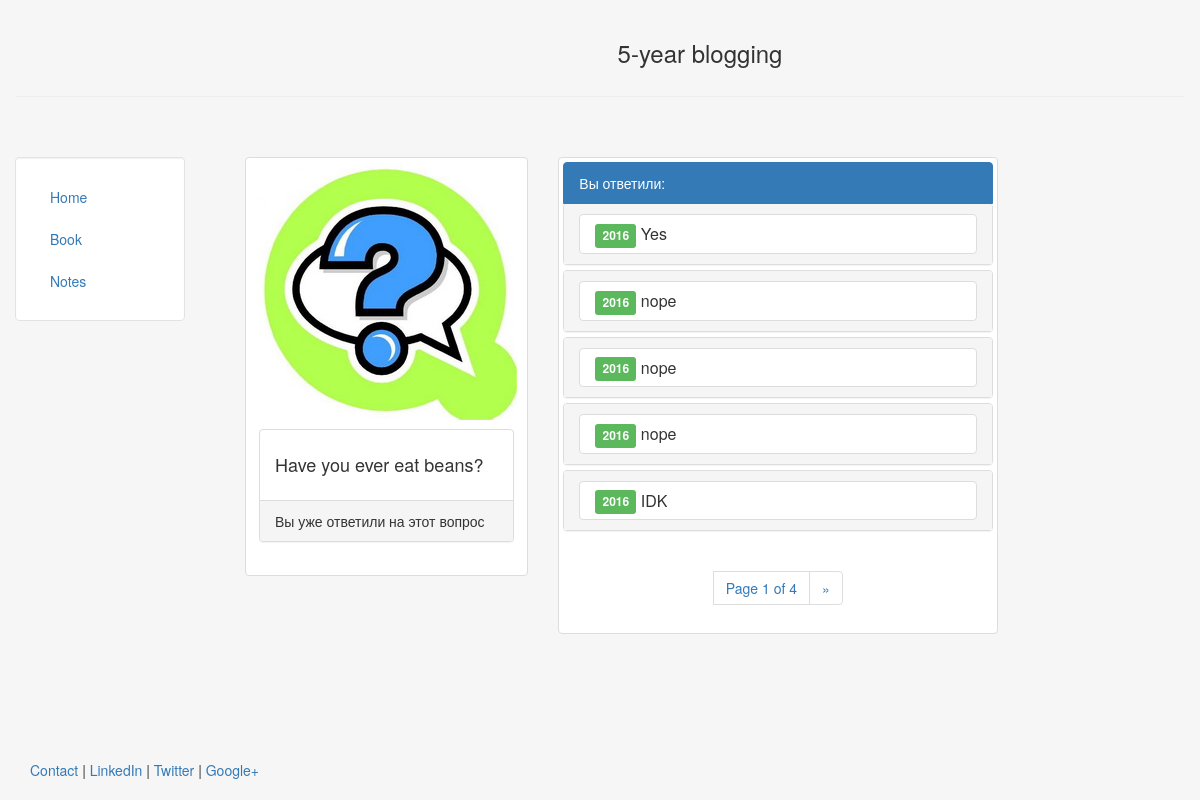
/book/1/?page=1, run on the app's committed database.
### book/models.py (models this page shows, shortened)
class Question(models.Model):
  title = models.CharField(max_length=140)
  date = models.DateTimeField()

class Response(models.Model):
  question = models.ForeignKey(Question, on_delete=models.CASCADE)
  text = models.CharField(max_length=140)
  date = models.DateTimeField()

### book/views.py (the view)
# urls.py: url(r'^(?P<pk>[0-9]+)/$', views.DetailView.as_view(), name='question'),
class DetailView(generic.DetailView):
  model = Question
  template_name = 'book/question.html'
  def get_context_data(self, **kwargs):
    question = self.get_object()
    context = super(DetailView, self).get_context_data(**kwargs)
    response_list = question.response_set.all()
    paginator = Paginator(response_list, 5)
    page = self.request.GET.get('page',1)
    responses = paginator.page(page)
    current_date = timezone.now()
    timedelta = current_date - question.date
    if timedelta.days >= 0 and timedelta.days <= 7:
      context ["current_day"] = True
    else:
      context ["current_day"] = False
    if not question.response_set.filter(date__year = timezone.now().year):
      context ["not_answered"] = True
    else:
      context ["not_answered"] = False
    context['paged_object'] =  responses
    return context

### book/templates/book/question.html (shortened to what this page needs)
{% extends "info/header.html"%}
{% block content %}
  <div class="row-eq-height">
    <div class="col-sm-6 col-md-4">
      <div class="thumbnail">
          {% load staticfiles %}
          <img src="{% static '/img/question.jpg' %}" class="responsive-img" alt="img">
          <div class="caption">
            {% if current_day and not_answered %}
              {% include 'book/includes/responseform.html' %}
            {% elif not_answered %}
              <div class="panel-body">
                  <h4>{{ question.title }}</h4>
                </div>
                <div class="panel-footer">Вы не ответили на вопрос в течении недели</div>
              </div>
            {% else %}
              <div class="panel panel-default">
                <div class="panel-body">
                  <h4>{{ question.title }}</h4>
                </div>
                <div class="panel-footer">Вы уже ответили на этот вопрос</div>
              </div>
            {% endif %}
        </div>
      </div>
    </div>
  {% if question.response_set.all %}
    <div height = "490px" scroll ="auto">
      <div class="col-sm-6 col-md-6">
        <div class="thumbnail">
          <div class="list-group-item active">
            Вы ответили:
          </div>
          <div class="panel-group" id="accordion" role="tablist" aria-multiselectable="true">
            {% for response in paged_object %}
              <div class="panel panel-default">
                <div class="panel-heading" role="tab" id="headingOne">
                  <h4 class="panel-title">
                    <a role="button" data-toggle="collapse" data-parent="#accordion" aria-expanded="false" aria-controls="{{ response.id }}" href="#{{ response.id }}" class="list-group-item">
                    <span class="label label-success">{{ response.date.year }}</span> {{ response.text }}</a>
                  </h4>
                </div>
              </div>
            {% endfor %}
          </div>
          {% include 'book/includes/listpagination.html' %}
        </div>
      </div>
    </div>
    </div>
  {% endif %}
{% endblock %}

### info/templates/info/header.html (style rules this page uses)
html, body { height:100% }

### data on the page
Question: title "Have you ever eat beans?"
Response: date.year "2016", text "Yes"
Response: date.year "2016", text "nope"
Response: date.year "2016", text "nope"
Response: date.year "2016", text "nope"
Response: date.year "2016", text "IDK"

### other printed values
{{ paged_object.number }} "1"
{{ paged_object.paginator.num_pages }} "4"
